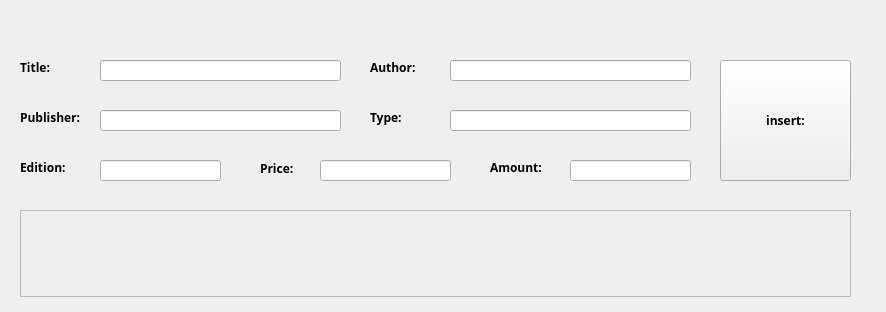
<?xml version="1.0" encoding="UTF-8"?>
<ui version="4.0">
 <class>Insert</class>
 <widget class="QWidget" name="Insert">
  <property name="geometry">
   <rect>
    <x>0</x>
    <y>0</y>
    <width>886</width>
    <height>312</height>
   </rect>
  </property>
  <property name="font">
   <font>
    <family>Berlin Sans FB Demi</family>
    <weight>75</weight>
    <bold>true</bold>
   </font>
  </property>
  <property name="windowTitle">
   <string>Form</string>
  </property>
  <widget class="QLineEdit" name="title_line">
   <property name="geometry">
    <rect>
     <x>100</x>
     <y>60</y>
     <width>241</width>
     <height>21</height>
    </rect>
   </property>
  </widget>
  <widget class="QLineEdit" name="publisher_line">
   <property name="geometry">
    <rect>
     <x>100</x>
     <y>110</y>
     <width>241</width>
     <height>21</height>
    </rect>
   </property>
  </widget>
  <widget class="QLineEdit" name="author_line">
   <property name="geometry">
    <rect>
     <x>450</x>
     <y>60</y>
     <width>241</width>
     <height>21</height>
    </rect>
   </property>
  </widget>
  <widget class="QLineEdit" name="edition_line">
   <property name="geometry">
    <rect>
     <x>100</x>
     <y>160</y>
     <width>121</width>
     <height>21</height>
    </rect>
   </property>
  </widget>
  <widget class="QLineEdit" name="amount_line">
   <property name="geometry">
    <rect>
     <x>570</x>
     <y>160</y>
     <width>121</width>
     <height>21</height>
    </rect>
   </property>
  </widget>
  <widget class="QLineEdit" name="type_line">
   <property name="geometry">
    <rect>
     <x>450</x>
     <y>110</y>
     <width>241</width>
     <height>21</height>
    </rect>
   </property>
  </widget>
  <widget class="QLineEdit" name="price_line">
   <property name="geometry">
    <rect>
     <x>320</x>
     <y>160</y>
     <width>131</width>
     <height>21</height>
    </rect>
   </property>
  </widget>
  <widget class="QLabel" name="label">
   <property name="geometry">
    <rect>
     <x>20</x>
     <y>60</y>
     <width>72</width>
     <height>15</height>
    </rect>
   </property>
   <property name="font">
    <font>
     <family>Berlin Sans FB Demi</family>
     <weight>75</weight>
     <bold>true</bold>
    </font>
   </property>
   <property name="text">
    <string>Title:</string>
   </property>
  </widget>
  <widget class="QLabel" name="label_2">
   <property name="geometry">
    <rect>
     <x>370</x>
     <y>60</y>
     <width>72</width>
     <height>15</height>
    </rect>
   </property>
   <property name="font">
    <font>
     <family>Berlin Sans FB Demi</family>
     <weight>75</weight>
     <bold>true</bold>
    </font>
   </property>
   <property name="text">
    <string>Author:</string>
   </property>
  </widget>
  <widget class="QLabel" name="label_3">
   <property name="geometry">
    <rect>
     <x>20</x>
     <y>110</y>
     <width>72</width>
     <height>15</height>
    </rect>
   </property>
   <property name="font">
    <font>
     <family>Berlin Sans FB Demi</family>
     <weight>75</weight>
     <bold>true</bold>
    </font>
   </property>
   <property name="text">
    <string>Publisher:</string>
   </property>
  </widget>
  <widget class="QLabel" name="label_4">
   <property name="geometry">
    <rect>
     <x>370</x>
     <y>110</y>
     <width>72</width>
     <height>15</height>
    </rect>
   </property>
   <property name="font">
    <font>
     <family>Berlin Sans FB Demi</family>
     <weight>75</weight>
     <bold>true</bold>
    </font>
   </property>
   <property name="text">
    <string>Type:</string>
   </property>
  </widget>
  <widget class="QLabel" name="label_5">
   <property name="geometry">
    <rect>
     <x>20</x>
     <y>160</y>
     <width>72</width>
     <height>15</height>
    </rect>
   </property>
   <property name="font">
    <font>
     <family>Berlin Sans FB Demi</family>
     <weight>75</weight>
     <bold>true</bold>
    </font>
   </property>
   <property name="text">
    <string>Edition:</string>
   </property>
  </widget>
  <widget class="QLabel" name="label_6">
   <property name="geometry">
    <rect>
     <x>260</x>
     <y>160</y>
     <width>61</width>
     <height>16</height>
    </rect>
   </property>
   <property name="font">
    <font>
     <family>Berlin Sans FB Demi</family>
     <weight>75</weight>
     <bold>true</bold>
    </font>
   </property>
   <property name="text">
    <string>Price:</string>
   </property>
  </widget>
  <widget class="QLabel" name="label_7">
   <property name="geometry">
    <rect>
     <x>490</x>
     <y>160</y>
     <width>72</width>
     <height>15</height>
    </rect>
   </property>
   <property name="font">
    <font>
     <family>Berlin Sans FB Demi</family>
     <weight>75</weight>
     <bold>true</bold>
    </font>
   </property>
   <property name="text">
    <string>Amount:</string>
   </property>
  </widget>
  <widget class="QPushButton" name="insert_btn">
   <property name="geometry">
    <rect>
     <x>720</x>
     <y>60</y>
     <width>131</width>
     <height>121</height>
    </rect>
   </property>
   <property name="font">
    <font>
     <family>Berlin Sans FB Demi</family>
     <weight>75</weight>
     <bold>true</bold>
    </font>
   </property>
   <property name="text">
    <string>insert:</string>
   </property>
   <property name="icon">
    <iconset>
     <normaloff>icons/insert.png</normaloff>icons/insert.png</iconset>
   </property>
   <property name="iconSize">
    <size>
     <width>32</width>
     <height>32</height>
    </size>
   </property>
  </widget>
  <widget class="QPlainTextEdit" name="message_box">
   <property name="enabled">
    <bool>false</bool>
   </property>
   <property name="geometry">
    <rect>
     <x>20</x>
     <y>210</y>
     <width>831</width>
     <height>87</height>
    </rect>
   </property>
  </widget>
 </widget>
 <resources/>
 <connections>
  <connection>
   <sender>insert_btn</sender>
   <signal>clicked()</signal>
   <receiver>Insert</receiver>
   <slot>book_insert()</slot>
   <hints>
    <hint type="sourcelabel">
     <x>758</x>
     <y>104</y>
    </hint>
    <hint type="destinationlabel">
     <x>791</x>
     <y>20</y>
    </hint>
   </hints>
  </connection>
 </connections>
 <slots>
  <slot>book_insert()</slot>
 </slots>
</ui>
